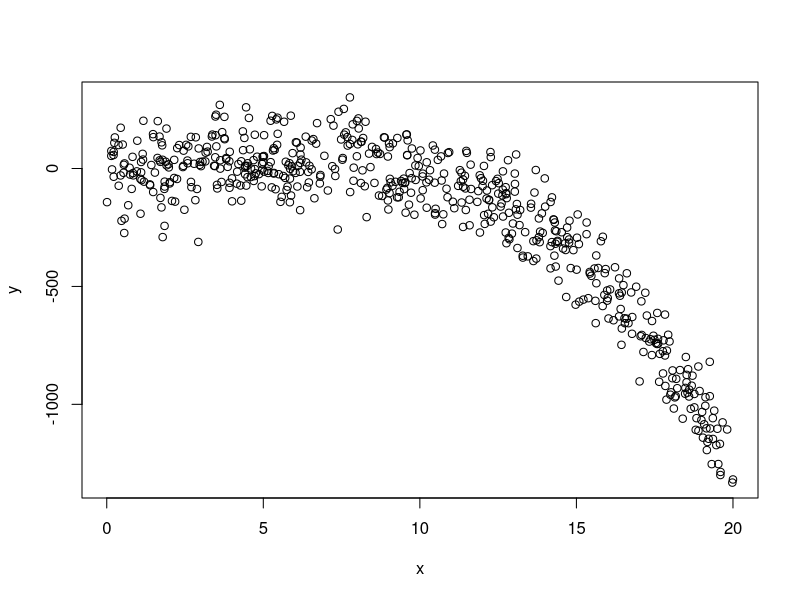

The R source for this figure:
## ---- chunk 1
set.seed(2112)
library(palmerpenguins)
peng <- penguins[complete.cases(penguins), ]
head(peng)
## ---- chunk 2
nrow(peng)
## ---- chunk 3
lm1 <- lm(body_mass_g ~ flipper_length_mm + bill_length_mm + bill_depth_mm,
    data = peng)
lm2 <- lm(body_mass_g ~ flipper_length_mm,
    data = peng)
anova(lm2, lm1)
## ---- chunk 4
anova(lm1)
## ---- chunk 5
anova(lm2)
## ---- chunk 6
s2 <- 50814912/329
s2
## ---- chunk 7
(51211963 - 50814912)/ (2 * s2)
## ---- chunk 8
print(1- pf(1.28539, 2, 329))
## ---- chunk 9
## Try changing the order to see how the significance changes!
mylm <- lm(mpg ~ qsec + disp + wt, data = mtcars)
anova(mylm)
summary(mylm)$coef # No obvious connection to anova
## ---- chunk 10
x <- runif(600, 0, 20)
y <- 2 - 3*x + 3*x^2 - 0.3*x^3 + rnorm(600, 0, 100)
plot(y ~ x)
mylm <- lm(y ~ x + I(x^2) + I(x^3) + I(x^4) + I(x^5) + I(x^6))
anova(mylm)
## ---- chunk 11
anova(lm(mpg ~ disp, data = mtcars))
anova(lm(mpg ~ disp + wt, data = mtcars))
## ---- chunk 12
anova(
    lm(mpg ~ disp + wt, data = mtcars),
    lm(mpg ~ disp + wt + qsec, data = mtcars)
)
anova(
    lm(mpg ~ disp + qsec, data = mtcars),
    lm(mpg ~ disp + wt + qsec, data = mtcars)
)
anova(
    lm(mpg ~ wt + qsec, data = mtcars),
    lm(mpg ~ disp + wt + qsec, data = mtcars)
)
